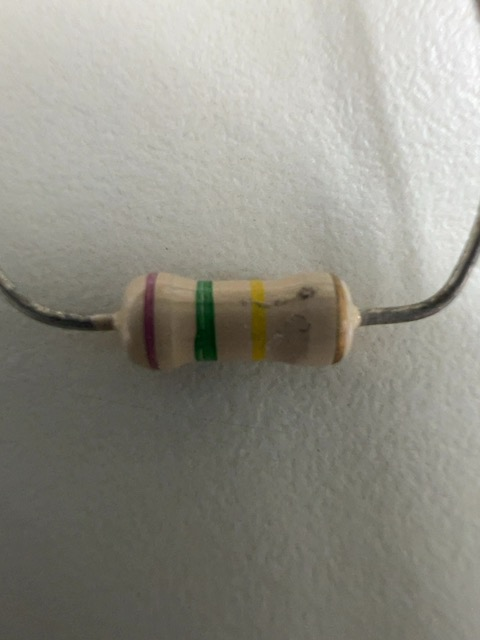
#> input picture captured_images/resistor_20260502_190927.jpg, 480 x 640 px, found by its file name
$ python preprocess_v3.py
#> lines starting #> are read from the running program, lines starting #| are printed output that depends on the picture
import cv2
import numpy as np
import os
import time

# ==========================================
# ⚙️ 超參數設定區 (核心控制台)
# ==========================================
NUM_SLICES = 30           # 想要切分的總份數 (例如 20 或 30)
ENABLE_CLAHE = True       # 是否開啟色彩/光影預處理 (對抗反光)
OUTPUT_BASE_DIR = "training_data" # 存檔的主資料夾名稱

# ==========================================
# 🛠️ 影像處理工具組
# ==========================================

def apply_clahe(img):
    """
    CLAHE (對比受限自適應直方圖均衡化)
    能有效平衡電阻表面的強烈反光與陰影，讓顏色特徵更穩定。
    """
    # 轉到 LAB 色彩空間，針對 L (亮度) 通道進行處理
    lab = cv2.cvtColor(img, cv2.COLOR_BGR2LAB)
    l, a, b = cv2.split(lab)

    # clipLimit 越高對比越強，tileGridSize 是處理區域大小
    clahe = cv2.createCLAHE(clipLimit=3.0, tileGridSize=(8, 8))
    cl = clahe.apply(l)

    # 合併回去並轉回 BGR
    limg = cv2.merge((cl, a, b))
    return cv2.cvtColor(limg, cv2.COLOR_LAB2BGR)

def slice_resistor_final(img):
    """
    終極切片函數：執行預處理、精華區裁切、等分切割與自動存檔。
    """
    if img is None:
        print("❌ 錯誤：傳入的圖片為空！")
        return

    # 1. 🌟 預處理：對抗光影
    if ENABLE_CLAHE:
        img = apply_clahe(img)

    h, w = img.shape[:2]

    # 2. 定義精華區：削掉上下各 25% (避開最嚴重的弧面反光)
    y_top, y_bottom = int(h * 0.25), int(h * 0.75)

    # 3. 計算步進寬度
    slice_step = w / NUM_SLICES

    # 4. 建立存檔路徑 (例如: training_data_30)
    save_dir = f"{OUTPUT_BASE_DIR}_{NUM_SLICES}"
    os.makedirs(save_dir, exist_ok=True)

    # 使用時間戳記當作這顆電阻的唯一 ID
    resistor_id = int(time.time() * 1000)

    result_img = img.copy()
    display_slices = []

    print(f"\n🚀 啟動預處理與切割管線...")
    print(f"   - 切分數量: {NUM_SLICES}")
    print(f"   - 預處理開啟: {ENABLE_CLAHE}")

    for i in range(NUM_SLICES):
        x_start = int(i * slice_step)
        x_end = int((i + 1) * slice_step)

        # A. 執行裁切 (只取精華高度區段)
        color_slice = img[y_top:y_bottom, x_start:x_end]
        if color_slice.size == 0: continue

        # B. 繪製視覺化線條 (自動根據份數調整粗細)
        thickness = 1 if NUM_SLICES > 15 else 2
        cv2.line(result_img, (x_start, 0), (x_start, h), (0, 255, 0), thickness)

        # 每隔幾份標註一次數字
        label_interval = max(1, int(NUM_SLICES / 10))
        if i % label_interval == 0:
            cv2.putText(result_img, str(i), (x_start + 2, 25),
                        cv2.FONT_HERSHEY_SIMPLEX, 0.4, (0, 255, 0), 1)

        # C. 存檔 (使用 zfill 確保排序正確)
        file_name = f"res_{resistor_id}_s{str(i).zfill(2)}.jpg"
        save_path = os.path.join(save_dir, file_name)
        cv2.imwrite(save_path, color_slice)

        # D. 準備顯示畫面 (動態調整單張寬度，總和不超過螢幕)
        disp_w = max(30, int(1200 / NUM_SLICES))
        enlarged = cv2.resize(color_slice, (disp_w, 300), interpolation=cv2.INTER_NEAREST)
        cv2.putText(enlarged, f"{i}", (5, 30), cv2.FONT_HERSHEY_SIMPLEX, 0.5, (255, 255, 255), 1)
        display_slices.append(enlarged)

    # 5. 顯示最後成果
    cv2.imshow(f"Result - {NUM_SLICES} Slices", result_img)
    if display_slices:
        combined_slices = cv2.hconcat(display_slices)
        cv2.imshow("Extracted Slices (After CLAHE)", combined_slices)

    print(f"✅ 處理完成！切片已存入 '{save_dir}/'")
    print("💡 小提醒：你可以直接去資料夾分類這些圖片來訓練 CNN。")

    cv2.waitKey(0)
    cv2.destroyAllWindows()

# ==========================================
# ⚡ 測試執行入口
# ==========================================
if __name__ == "__main__":
    # ⚠️ 這裡請換成你手邊的電阻照片路徑
    test_image_path = "captured_images/resistor_20260502_190927.jpg"

    if os.path.exists(test_image_path):
        raw_img = cv2.imread(test_image_path)
#> raw_img is the input picture: shape (640, 480, 3); mean B, G, R 134, 143.4, 144.7

        # --- 模擬情境：假設隊友已經傳來一張水平且去背的電阻圖 ---
        # 這裡我們手動裁切原圖的中間部分來當作範例圖片
        h, w, _ = raw_img.shape
#> h = 640; w = 480
        # 抓取畫面中心區域作為模擬輸入
        sample_resistor = raw_img[int(h*0.4):int(h*0.6), int(w*0.2):int(w*0.8)]
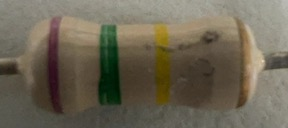
#> sample_resistor: shape (128, 288, 3); mean B, G, R 84.6, 101.8, 109.1

        # 執行最終預處理與切割
        slice_resistor_final(sample_resistor)
#> in apply_clahe, `lab = cv2.cvtColor(img, cv2.COLOR_BGR2LAB)`: lab: shape (128, 288, 3); mean of channels 0, 1, 2 109.5, 128.1, 138.8
#> in apply_clahe, `l, a, b = cv2.split(lab)`:
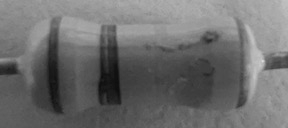
#> l: shape (128, 288); min 14, max 219, mean 109.5
#> in apply_clahe, `l, a, b = cv2.split(lab)`:
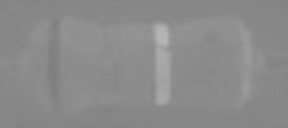
#> b: shape (128, 288); min 126, max 182, mean 138.8
#> in apply_clahe, `cl = clahe.apply(l)`:
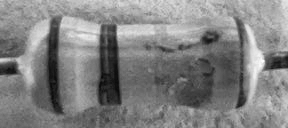
#> cl: shape (128, 288); min 9, max 251, mean 130
#> in apply_clahe, `limg = cv2.merge((cl, a, b))`: limg: shape (128, 288, 3); mean of channels 0, 1, 2 130, 128.1, 138.8
#> after the loop in slice_resistor_final, `for i in range(NUM_SLICES):`:
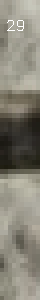
#> enlarged: shape (300, 40, 3); mean B, G, R 118.8, 131, 134.3
#> after the loop in slice_resistor_final, `for i in range(NUM_SLICES):`:
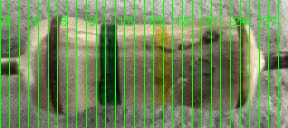
#> result_img: shape (128, 288, 3); mean B, G, R 92.6, 136.9, 115.2
#> after the loop in slice_resistor_final, `for i in range(NUM_SLICES):`: display_slices = 30 items
#> in slice_resistor_final, `combined_slices = cv2.hconcat(display_slices)`:
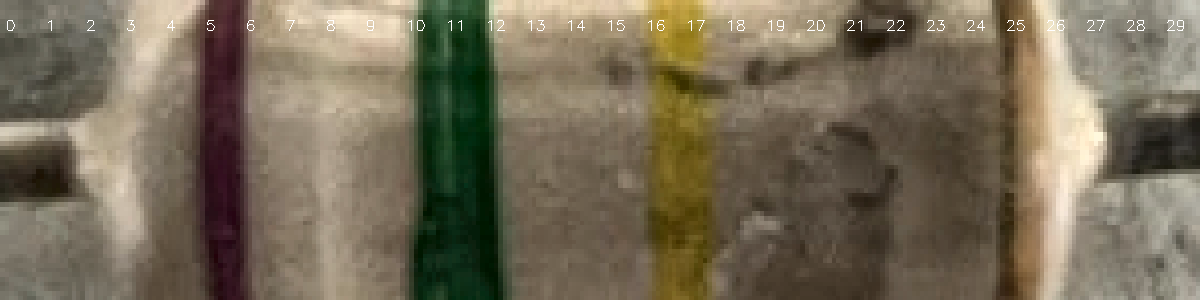
#> combined_slices: shape (300, 1200, 3); mean of channels 0, 1, 2 87.7, 108.2, 118.5; drawn as B, G, R
#| ✅ 處理完成！切片已存入 'training_data_30/'
    else:
        print(f"❌ 找不到測試檔案：{test_image_path}，請檢查檔案路徑。")

$ run again, with captured_images/resistor_20260502_190918.jpg copied over captured_images/resistor_20260502_190927.jpg
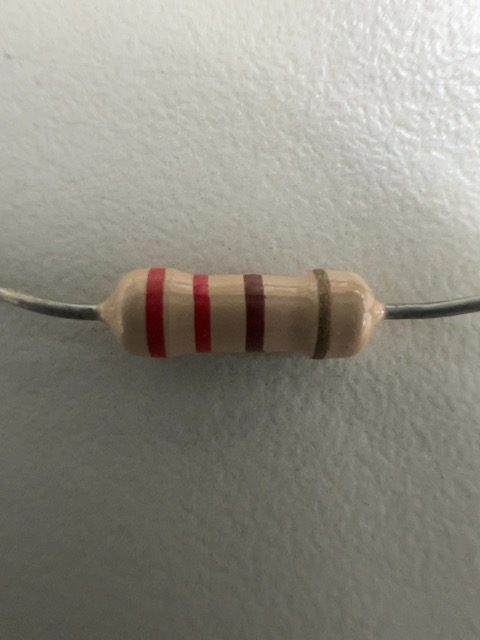
#> input picture captured_images/resistor_20260502_190918.jpg, 480 x 640 px, found by its file name
#> raw_img is the input picture: shape (640, 480, 3); mean B, G, R 129.3, 139.4, 142.4
#> lab: shape (128, 288, 3); mean of channels 0, 1, 2 104.4, 132.5, 139.4
#> limg: shape (128, 288, 3); mean of channels 0, 1, 2 127, 132.5, 139.4
#> after the loop in slice_resistor_final, `for i in range(NUM_SLICES):`:
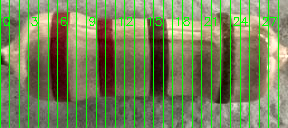
#> result_img: shape (128, 288, 3); mean B, G, R 89.6, 131.9, 118.5
#> after the loop in slice_resistor_final, `for i in range(NUM_SLICES):`: display_slices = 30 items
#> in slice_resistor_final, `combined_slices = cv2.hconcat(display_slices)`:
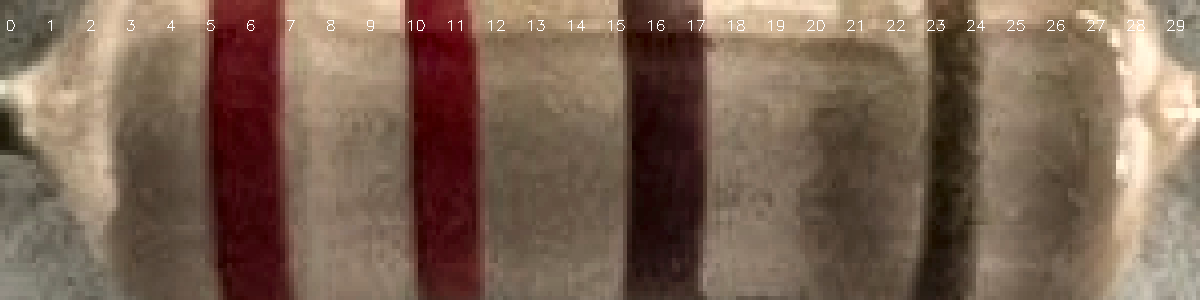
#> combined_slices: shape (300, 1200, 3); mean of channels 0, 1, 2 83.5, 99.9, 123.6; drawn as B, G, R
#| ✅ 處理完成！切片已存入 'training_data_30/'

$ run again, with captured_images/resistor_20260502_190956.jpg copied over captured_images/resistor_20260502_190927.jpg
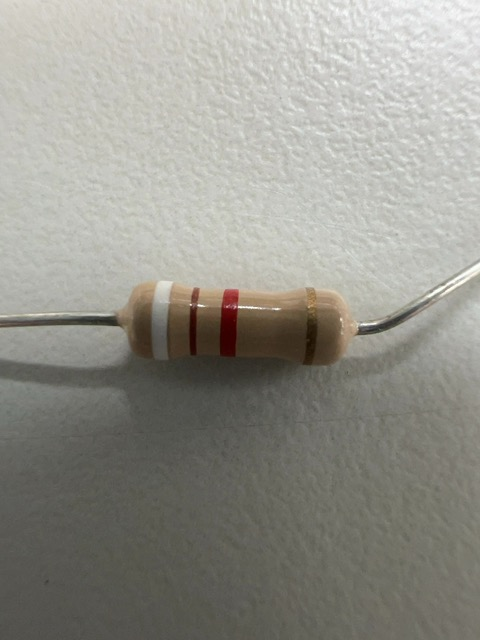
#> input picture captured_images/resistor_20260502_190956.jpg, 480 x 640 px, found by its file name
#> raw_img is the input picture: shape (640, 480, 3); mean B, G, R 140.5, 148.2, 149.3
#> lab: shape (128, 288, 3); mean of channels 0, 1, 2 127.1, 129.6, 136.9
#> limg: shape (128, 288, 3); mean of channels 0, 1, 2 141.3, 129.6, 136.9
#> after the loop in slice_resistor_final, `for i in range(NUM_SLICES):`:
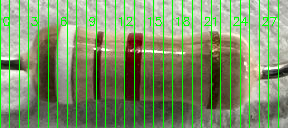
#> result_img: shape (128, 288, 3); mean B, G, R 106, 146.5, 126.3
#> after the loop in slice_resistor_final, `for i in range(NUM_SLICES):`: display_slices = 30 items
#> in slice_resistor_final, `combined_slices = cv2.hconcat(display_slices)`:
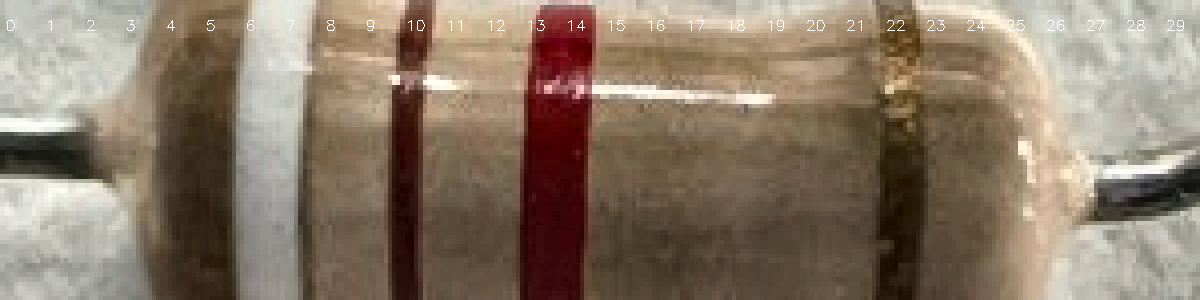
#> combined_slices: shape (300, 1200, 3); mean of channels 0, 1, 2 104.5, 121.6, 137.9; drawn as B, G, R
#| ✅ 處理完成！切片已存入 'training_data_30/'
